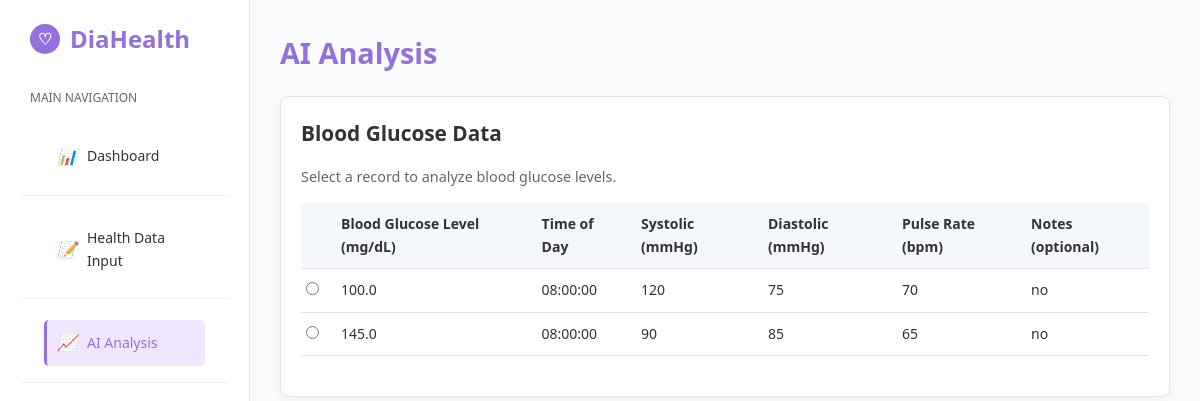
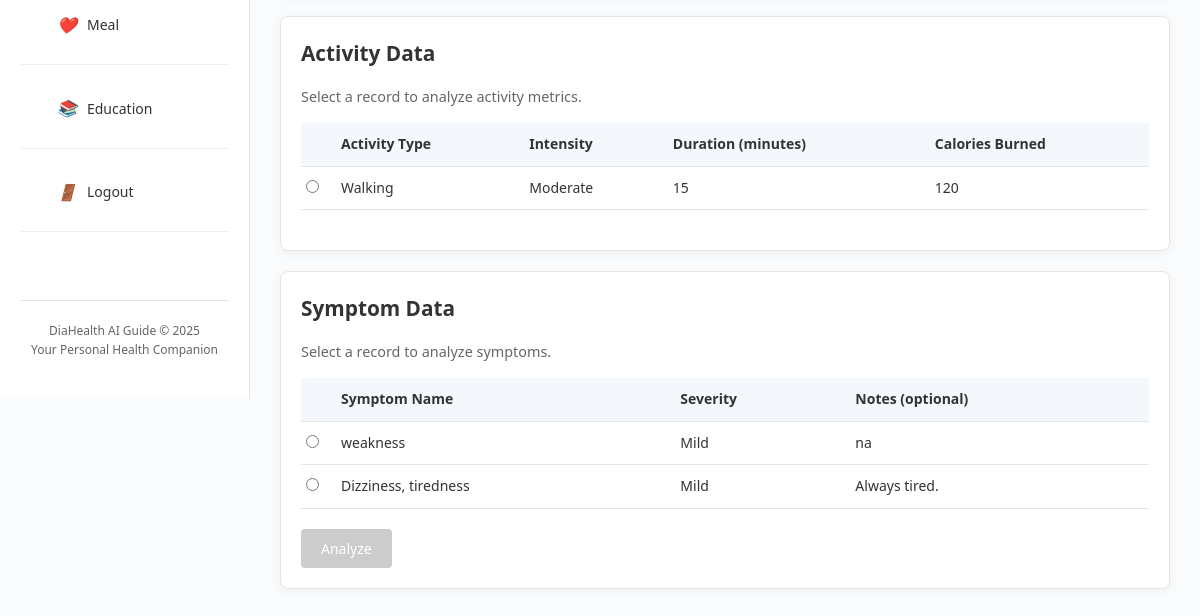
Before: /ai_analysis.php with the older database file (2 pictures, top to bottom).
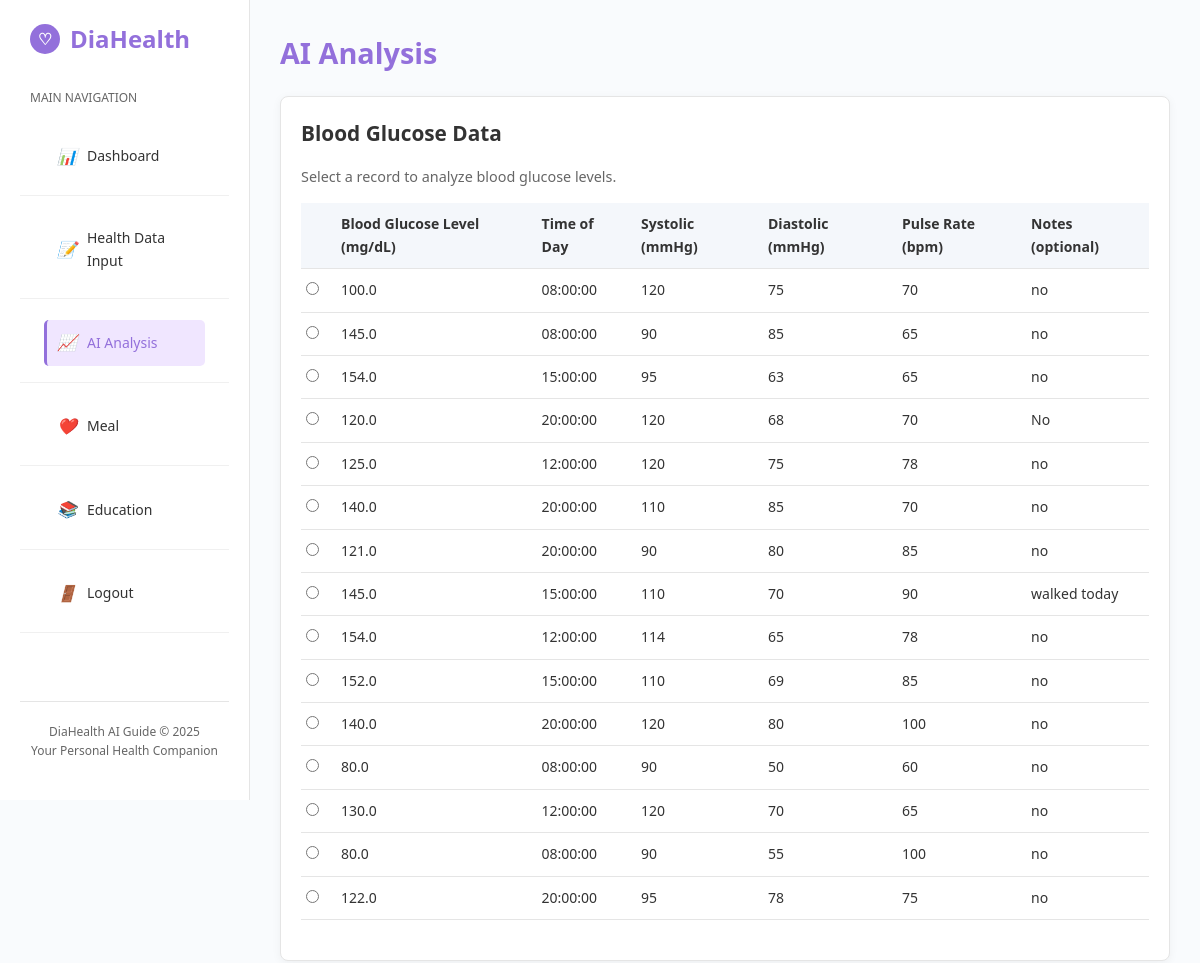
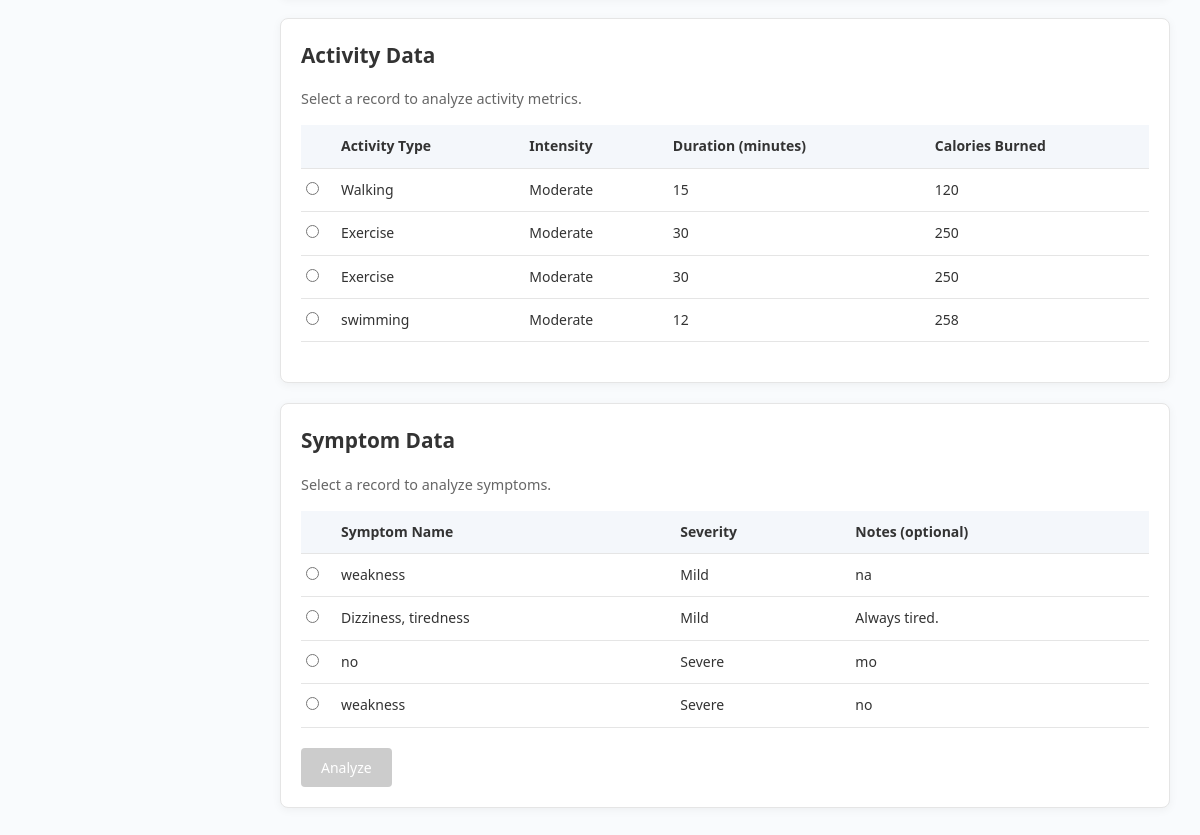
After: the same page with the newer database file (2 pictures, top to bottom).
### tables this page shows
CREATE TABLE `healthinfo` (
  `blood_glucose_level` decimal(5,1) DEFAULT NULL,
  `time_of_day` time DEFAULT NULL,
  `glucose_notes` varchar(255) DEFAULT NULL,
  `activity_type` varchar(100) DEFAULT NULL,
  `intensity` enum('Low','Moderate','High') DEFAULT NULL,
  `duration_minutes` int(11) DEFAULT NULL,
  `calories_burned` int(11) DEFAULT NULL,
  `symptom_name` varchar(100) DEFAULT NULL,
  `severity` enum('Mild','Moderate','Severe') DEFAULT NULL,
  `symptom_notes` varchar(255) DEFAULT NULL,
  `id` int(11) NOT NULL,
  `user_id` int(11) NOT NULL,
  `systolic` int(11) DEFAULT NULL,
  `diastolic` int(11) DEFAULT NULL,
  `pulse_rate` int(11) DEFAULT NULL
);

### ai_analysis.php (the view, shortened to what this page needs)
<?php
$servername = "localhost";
$username = "root";
$password = "";
$dbname = "health_data";
$conn = new mysqli($servername, $username, $password, $dbname);
$sql = "SELECT blood_glucose_level, time_of_day, glucose_notes, systolic, diastolic, pulse_rate,
               activity_type, intensity, duration_minutes, calories_burned,
               symptom_name, severity, symptom_notes
        FROM healthinfo";
$result = $conn->query($sql);
$glucoseData = [];
$activityData = [];
$symptomData = [];
if ($result->num_rows > 0) {
    while ($row = $result->fetch_assoc()) {
        if (!is_null($row['blood_glucose_level'])) {
            $glucoseData[] = $row;
        } elseif (!is_null($row['activity_type'])) {
            $activityData[] = $row;
        } elseif (!is_null($row['symptom_name'])) {
            $symptomData[] = $row;
        }
    }
}
?>
<!DOCTYPE html>
<html lang="en">
<head>
    <link rel="stylesheet" href="https://cdnjs.cloudflare.com/ajax/libs/font-awesome/5.15.4/css/all.min.css">
    <link rel="stylesheet" href="styles1.css">
</head>
<body>
<div class="sidebar">
    <div class="logo">
        <div class="logo-icon">
            <span class="heart-icon">♡</span>
        </div>
        DiaHealth
    </div>
    <div class="nav-header">Main Navigation</div>
    <ul class="nav-links">
        <li><a href="dashboard.php"><i>📊</i> Dashboard</a></li>
        <li><a href="healthdata.php"><i>📝</i> Health Data Input</a></li>
        <li><a href="ai_analysis.php" class="active"><i>📈</i> AI Analysis</a></li>
        <li><a href="meal.php"><i>❤️</i> Meal</a></li>
        <li><a href="educational.php"><i>📚</i> Education</a></li>
        <li><a href="index.php"><i>🚪</i> Logout</a></li>
    </ul>
    <div class="footer">
        DiaHealth AI Guide © 2025<br>
        Your Personal Health Companion
    </div>
</div>
        <main class="main-content">
            <h1 class="page-title">AI Analysis</h1>
            <div class="card">
                <h2 class="card-title">Blood Glucose Data</h2>
                <p class="card-subtitle">Select a record to analyze blood glucose levels.</p>
                <table id="glucose-table" class="health-table">
                    <thead>
                        <tr>
                            <th></th>
                            <th>Blood Glucose Level (mg/dL)</th>
                            <th>Time of Day</th>
                            <th>Systolic (mmHg)</th>
                            <th>Diastolic (mmHg)</th>
                            <th>Pulse Rate (bpm)</th>
                            <th>Notes (optional)</th>
                        </tr>
                    </thead>
                    <tbody>
                        <?php
                        if (!empty($glucoseData)) {
                            foreach ($glucoseData as $index => $row) {
                                $glucose_level = htmlspecialchars($row['blood_glucose_level'] ?? '');
                                $time_of_day = htmlspecialchars($row['time_of_day'] ?? '');
                                $systolic = htmlspecialchars($row['systolic'] ?? '');
                                $diastolic = htmlspecialchars($row['diastolic'] ?? '');
                                $pulse_rate = htmlspecialchars($row['pulse_rate'] ?? '');
                                $glucose_notes = htmlspecialchars($row['glucose_notes'] ?? '');
                                echo "<tr data-index='$index'
                                        data-blood-glucose-level='$glucose_level'
                                        data-time-of-day='$time_of_day'
                                        data-systolic='$systolic'
                                        data-diastolic='$diastolic'
                                        data-pulse-rate='$pulse_rate'
                                        data-glucose-notes='$glucose_notes'>";
                                echo "<td><input type='radio' name='glucose-row' value='$index' onclick='selectRow(this)'></td>";
                                echo "<td>$glucose_level</td>";
                                echo "<td>$time_of_day</td>";
                                echo "<td>$systolic</td>";
                                echo "<td>$diastolic</td>";
                                echo "<td>$pulse_rate</td>";
                                echo "<td>$glucose_notes</td>";
                                echo "</tr>";
                            }
                        } else {
                            echo "<tr><td colspan='7'>No blood glucose data available</td></tr>";
                        }
                        ?>
                    </tbody>
                </table>
            </div>
            <div class="card">
                <h2 class="card-title">Activity Data</h2>
                <p class="card-subtitle">Select a record to analyze activity metrics.</p>
                <table id="activity-table" class="health-table">
                    <thead>
                        <tr>
                            <th></th>
                            <th>Activity Type</th>
                            <th>Intensity</th>
                            <th>Duration (minutes)</th>
                            <th>Calories Burned</th>
                        </tr>
                    </thead>
                    <tbody>
                        <?php
                        if (!empty($activityData)) {
                            foreach ($activityData as $index => $row) {
                                $activity_type = htmlspecialchars($row['activity_type'] ?? '');
                                $intensity = htmlspecialchars($row['intensity'] ?? '');
                                $duration = htmlspecialchars($row['duration_minutes'] ?? '');
                                $calories = htmlspecialchars($row['calories_burned'] ?? '');
                                echo "<tr data-index='$index'
                                        data-activity-type='$activity_type'
                                        data-intensity='$intensity'
                                        data-duration-minutes='$duration'
                                        data-calories-burned='$calories'>";
                                echo "<td><input type='radio' name='activity-row' value='$index' onclick='selectRow(this)'></td>";
                                echo "<td>$activity_type</td>";
                                echo "<td>$intensity</td>";
                                echo "<td>$duration</td>";
                                echo "<td>$calories</td>";
                                echo "</tr>";
                            }
                        } else {
                            echo "<tr><td colspan='5'>No activity data available</td></tr>";
                        }
                        ?>
                    </tbody>
                </table>
            </div>
            <div class="card">
                <h2 class="card-title">Symptom Data</h2>
                <p class="card-subtitle">Select a record to analyze symptoms.</p>
                <table id="symptom-table" class="health-table">
                    <thead>
                        <tr>
                            <th></th>
                            <th>Symptom Name</th>
                            <th>Severity</th>
                            <th>Notes (optional)</th>
                        </tr>
                    </thead>
                    <tbody>
                        <?php
                        if (!empty($symptomData)) {
                            foreach ($symptomData as $index => $row) {
                                $symptom_name = htmlspecialchars($row['symptom_name'] ?? '');
                                $severity = htmlspecialchars($row['severity'] ?? '');
                                $symptom_notes = htmlspecialchars($row['symptom_notes'] ?? '');
                                echo "<tr data-index='$index'
                                        data-symptom-name='$symptom_name'
                                        data-severity='$severity'
                                        data-symptom-notes='$symptom_notes'>";
                                echo "<td><input type='radio' name='symptom-row' value='$index' onclick='selectRow(this)'></td>";
                                echo "<td>$symptom_name</td>";
                                echo "<td>$severity</td>";
                                echo "<td>$symptom_notes</td>";
                                echo "</tr>";
                            }
                        } else {
                            echo "<tr><td colspan='4'>No symptom data available</td></tr>";
                        }
                        ?>
                    </tbody>
                </table>
                <button id="analyze-btn" class="btn btn-primary" disabled>Analyze</button>
            </div>
        </main>
</body>
</html>

Changed rows visible on the page:
added healthinfo: blood_glucose_level "154.0", time_of_day "15:00:00", systolic "95", diastolic "63", pulse_rate "65", glucose_notes "no", shown under "Blood Glucose Data"
added healthinfo: blood_glucose_level "120.0", time_of_day "20:00:00", systolic "120", diastolic "68", pulse_rate "70", glucose_notes "No", shown under "Blood Glucose Data"
added healthinfo: blood_glucose_level "125.0", time_of_day "12:00:00", systolic "120", diastolic "75", pulse_rate "78", glucose_notes "no", shown under "Blood Glucose Data"
added healthinfo: blood_glucose_level "140.0", time_of_day "20:00:00", systolic "110", diastolic "85", pulse_rate "70", glucose_notes "no", shown under "Blood Glucose Data"
added healthinfo: blood_glucose_level "121.0", time_of_day "20:00:00", systolic "90", diastolic "80", pulse_rate "85", glucose_notes "no", shown under "Blood Glucose Data"
added healthinfo: blood_glucose_level "145.0", time_of_day "15:00:00", systolic "110", diastolic "70", pulse_rate "90", glucose_notes "walked today", shown under "Blood Glucose Data"
added healthinfo: blood_glucose_level "154.0", time_of_day "12:00:00", systolic "114", diastolic "65", pulse_rate "78", glucose_notes "no", shown under "Blood Glucose Data"
added healthinfo: blood_glucose_level "152.0", time_of_day "15:00:00", systolic "110", diastolic "69", pulse_rate "85", glucose_notes "no", shown under "Blood Glucose Data"
added healthinfo: blood_glucose_level "140.0", time_of_day "20:00:00", systolic "120", diastolic "80", pulse_rate "100", glucose_notes "no", shown under "Blood Glucose Data"
added healthinfo: blood_glucose_level "80.0", time_of_day "08:00:00", systolic "90", diastolic "50", pulse_rate "60", glucose_notes "no", shown under "Blood Glucose Data"
added healthinfo: blood_glucose_level "130.0", time_of_day "12:00:00", systolic "120", diastolic "70", pulse_rate "65", glucose_notes "no", shown under "Blood Glucose Data"
added healthinfo: blood_glucose_level "80.0", time_of_day "08:00:00", systolic "90", diastolic "55", pulse_rate "100", glucose_notes "no", shown under "Blood Glucose Data"
added healthinfo: blood_glucose_level "122.0", time_of_day "20:00:00", systolic "95", diastolic "78", pulse_rate "75", glucose_notes "no", shown under "Blood Glucose Data"
added healthinfo: activity_type "Exercise", intensity "Moderate", duration_minutes "30", calories_burned "250", shown under "Activity Data"
added healthinfo: activity_type "Exercise", intensity "Moderate", duration_minutes "30", calories_burned "250", shown under "Activity Data"
added healthinfo: activity_type "swimming", intensity "Moderate", duration_minutes "12", calories_burned "258", shown under "Activity Data"
added healthinfo: symptom_name "no", severity "Severe", symptom_notes "mo", shown under "Symptom Data"
added healthinfo: symptom_name "weakness", severity "Severe", symptom_notes "no", shown under "Symptom Data"
